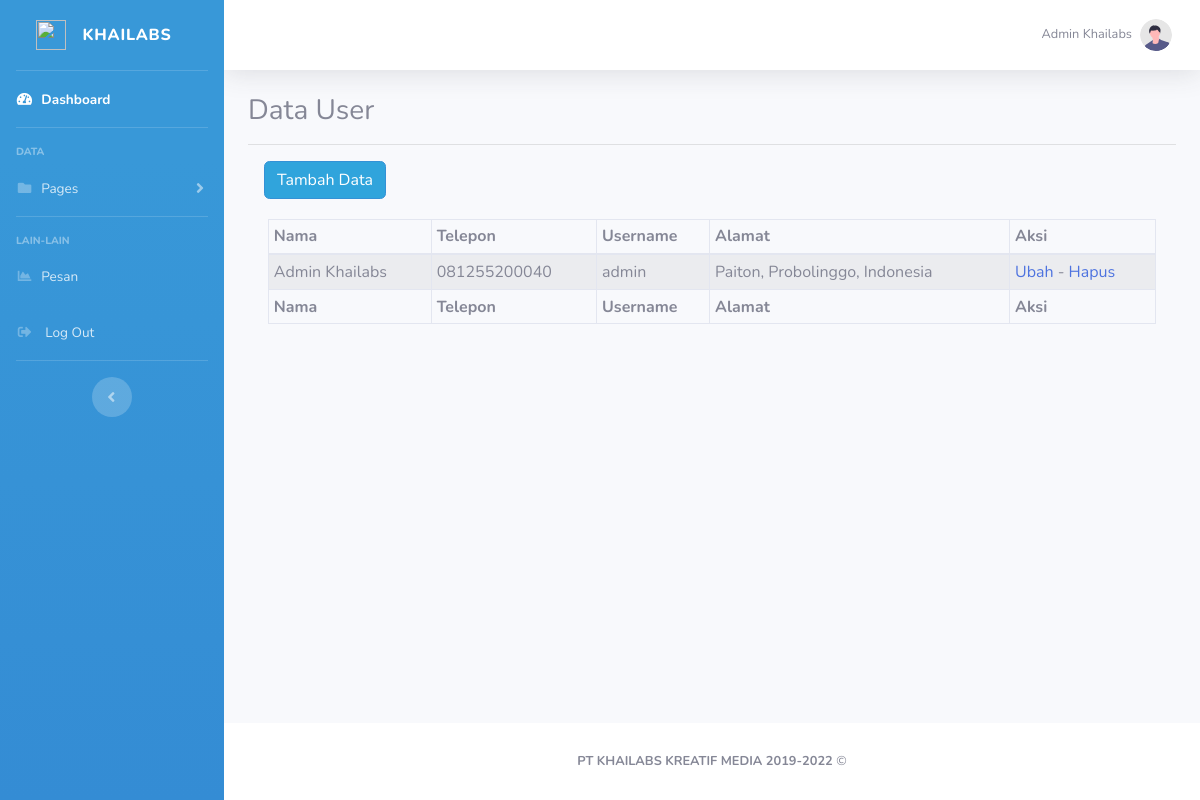
The app's page /admin/?page=user (signed in) with its own data.
### tables this page shows
CREATE TABLE `tb_user` (
  `id_user` int(12) NOT NULL,
  `nama_user` varchar(50) NOT NULL,
  `telepon_user` varchar(14) NOT NULL,
  `alamat_user` varchar(255) NOT NULL,
  `username` varchar(30) NOT NULL,
  `password` varchar(32) NOT NULL
);

### admin/halaman/user.php (the view)
<h3 class="mt-4">Data User</h3>
<hr>
<a href=".?page=tambahuser" class="btn btn-primary ml-3">Tambah Data</a>
<div class="card-body">
    <div class="table-responsive">
        <table class="table table-striped table-bordered table-sm" id="dataTable" id="bootstrap-data-table-export"  width="100%" cellspacing="0">
            <thead>
                <tr>
                    <th>Nama</th>
                    <th>Telepon</th>
                    <th>Username</th>
                    <th>Alamat</th>
                    <th>Aksi</th>
                </tr>
            </thead>
            <tfoot>
                <tr>
                    <th>Nama</th>
                    <th>Telepon</th>
                    <th>Username</th>
                    <th>Alamat</th>
                    <th>Aksi</th>
                </tr>
            </tfoot>
            <tbody>
                <?php
                $sql = "SELECT * FROM tb_user";
                $q = mysqli_query($k, $sql);
                while($r = mysqli_fetch_assoc($q)){
                ?>
                <tr>
                    <td><?=$r['nama_user']?></td>
                    <td><?=$r['telepon_user']?></td>
                    <td><?=$r['username']?></td>
                    <td><?=$r['alamat_user']?></td>
                    <td>
                    <a href=".?page=ubahuser&id=<?=$r['id_user']?>">Ubah</a>
                        -
                    <a onclick="return confirm('Apakah Anda Yakin Menghapus?')" href=".?page=hapususer&id=<?=$r['id_user']?>">Hapus</a>
                    </td>
                </tr>
                <?php } ?>
            </tbody>
        </table>
    </div>
</div>

### records on screen
tb_user: nama_user "Admin Khailabs", telepon_user "081255200040", username "admin", alamat_user "Paiton, Probolinggo, Indonesia"

### other values on screen
$_SESSION['namauser'] "Admin Khailabs"
